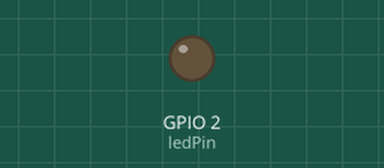
Bench run of a sketch on a simulated ESP32. Parts: output pins drawn as LEDs (lit = HIGH).

Above: at 5.0 s.
At 15.0 s:
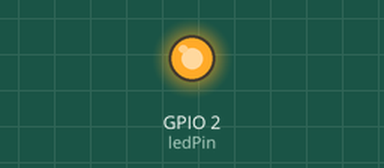
Timing chart, 0 to 26.0 s (numbered marks = the images above):
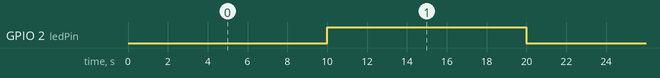

The sketch:

30.TimerInterrrupt.ino
```cpp
int ledPin = 2;

volatile bool flag = false;

hw_timer_t * timer_v = NULL;

void IRAM_ATTR onTimer()
{
	flag = !flag;
}

void setup()
{
	pinMode(ledPin, OUTPUT);

	timer_v = timerBegin(0, 8000, true);

	timerAttachInterrupt(timer_v, &onTimer, true);

	timerAlarmWrite(timer_v, 100000, true);

	timerAlarmEnable(timer_v);
}

void loop()
{
	digitalWrite(ledPin, flag);
}
```

Measured:
- by itself, GPIO 2 (ledPin): alternates HIGH for 10.0 s and LOW for 10.0 s
